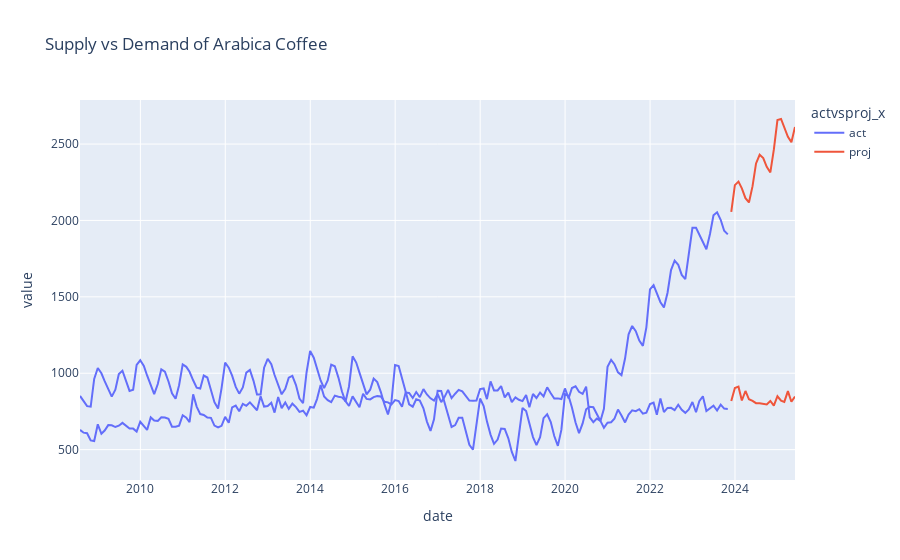

The notebook cell this image was saved under:
### Code cell
px.line(df[df["coffee_type"] == "Robusta"], x = 'date', y = ['total_supply', 'total_demand'], color = "actvsproj_x", title = 'Supply vs Demand of Arabica Coffee')

### Figure 1 — Plotly figure (JSON) as saved in the notebook; plotly's stock layout.template omitted (floating-point values rounded to 4 significant figures; data arrays with more than 128 entries replaced by an {"elided": "..."} marker saying what was removed)
{"data": [{"hovertemplate": "actvsproj_x=act<br>variable=total_supply<br>date=%{x}<br>value=%{y}<extra></extra>", "legendgroup": "act", "line": {"color": "#636efa", "dash": "solid"}, "marker": {"symbol": "circle"}, "mode": "lines", "name": "act", "orientation": "v", "showlegend": true, "type": "scatter", "x": {"elided": "184 str values"}, "xaxis": "x", "y": {"elided": "184 float values"}, "yaxis": "y"}, {"hovertemplate": "actvsproj_x=act<br>variable=total_demand<br>date=%{x}<br>value=%{y}<extra></extra>", "legendgroup": "act", "line": {"color": "#636efa", "dash": "solid"}, "marker": {"symbol": "circle"}, "mode": "lines", "name": "act", "orientation": "v", "showlegend": false, "type": "scatter", "x": {"elided": "184 str values"}, "xaxis": "x", "y": {"elided": "184 float values"}, "yaxis": "y"}, {"hovertemplate": "actvsproj_x=proj<br>variable=total_supply<br>date=%{x}<br>value=%{y}<extra></extra>", "legendgroup": "proj", "line": {"color": "#EF553B", "dash": "solid"}, "marker": {"symbol": "circle"}, "mode": "lines", "name": "proj", "orientation": "v", "showlegend": true, "type": "scatter", "x": ["2023-11-30", "2023-12-31", "2024-01-31", "2024-02-29", "2024-03-31", "2024-04-30", "2024-05-31", "2024-06-30", "2024-07-31", "2024-08-31", "2024-09-30", "2024-10-31", "2024-11-30", "2024-12-31", "2025-01-31", "2025-02-28", "2025-03-31", "2025-04-30", "2025-05-31"], "xaxis": "x", "y": [2057.0, 2231.0, 2254.0, 2210.0, 2146.0, 2118.0, 2225.0, 2373.0, 2430.0, 2409.0, 2350.0, 2314.0, 2463.0, 2657.0, 2664.0, 2614.0, 2547.0, 2512.0, 2611.0], "yaxis": "y"}, {"hovertemplate": "actvsproj_x=proj<br>variable=total_demand<br>date=%{x}<br>value=%{y}<extra></extra>", "legendgroup": "proj", "line": {"color": "#EF553B", "dash": "solid"}, "marker": {"symbol": "circle"}, "mode": "lines", "name": "proj", "orientation": "v", "showlegend": false, "type": "scatter", "x": ["2023-11-30", "2023-12-31", "2024-01-31", "2024-02-29", "2024-03-31", "2024-04-30", "2024-05-31", "2024-06-30", "2024-07-31", "2024-08-31", "2024-09-30", "2024-10-31", "2024-11-30", "2024-12-31", "2025-01-31", "2025-02-28", "2025-03-31", "2025-04-30", "2025-05-31"], "xaxis": "x", "y": [818.7, 903.4, 912.1, 821.5, 883.9, 829.6, 818.7, 803.9, 803.5, 800.9, 795.7, 818.8, 788.4, 849.3, 820.5, 812.7, 883.0, 813.2, 847.2], "yaxis": "y"}], "layout": {"legend": {"title": {"text": "actvsproj_x"}, "tracegroupgap": 0}, "title": {"text": "Supply vs Demand of Arabica Coffee"}, "xaxis": {"anchor": "y", "domain": [0, 1], "title": {"text": "date"}}, "yaxis": {"anchor": "x", "domain": [0, 1], "title": {"text": "value"}}}}
